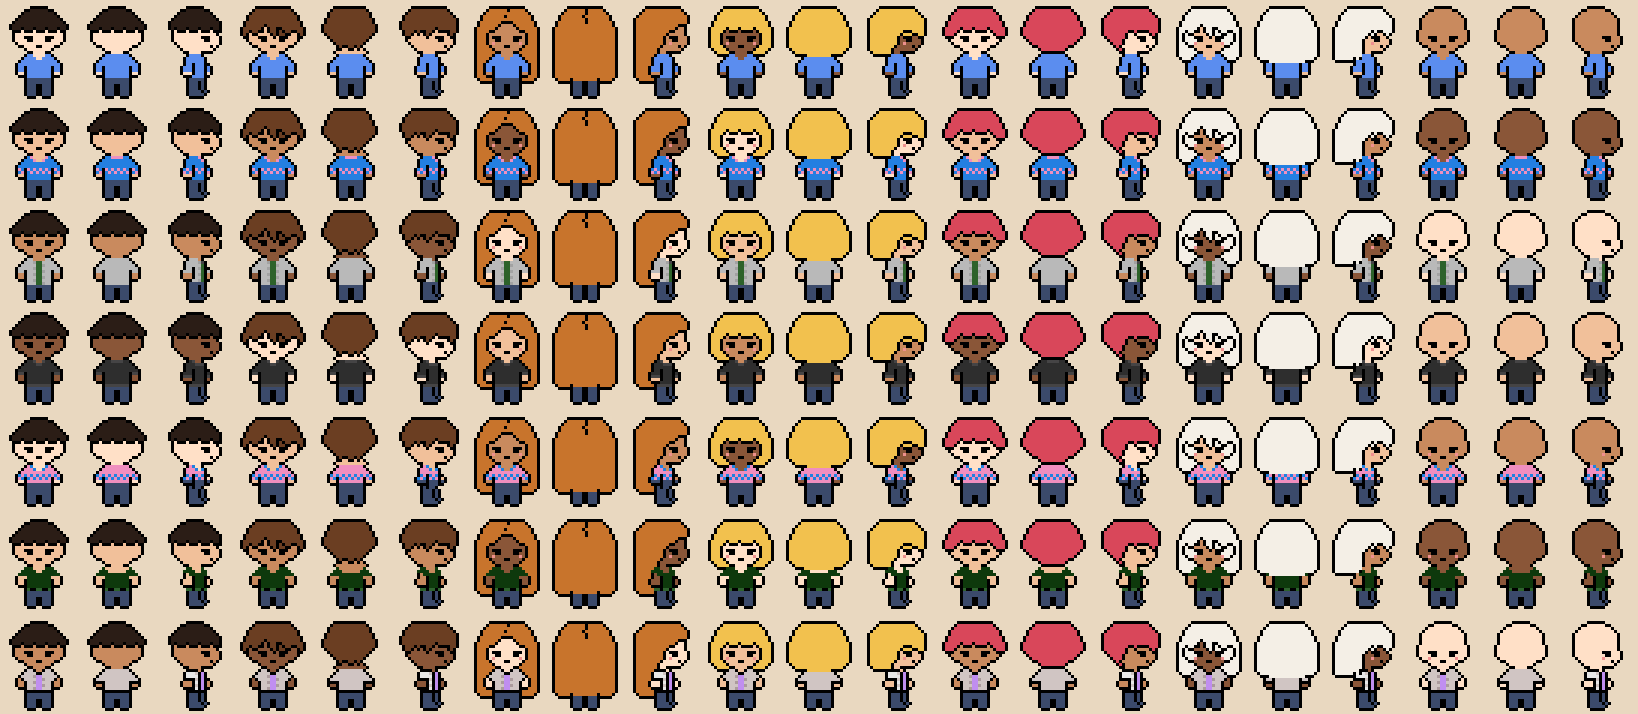

This figure's Python source:
"""char-data.js katmanlarını büyük bir önizleme görseline döker (gözle kontrol için). Çıktı: preview.png
Birleştirme kuralları js/art.js'deki layers() ile aynıdır."""
import json, os, re
from PIL import Image

HERE = os.path.dirname(os.path.abspath(__file__))
src = open(os.path.join(HERE, '..', '..', 'js', 'char-data.js'), encoding='utf8').read()
D = json.loads(re.search(r'CHAR_DATA = (\{.*\});', src, re.S).group(1))
SKIN, HAIR, SHIRT, PANTS = ['#ffe0c7', '#f1c09a', '#c98a5e', '#8a5638'], ['#2b1d16', '#6b3e22', '#c8742c', '#f2c14e', '#d9475a', '#f4efe6'], '#5b8def', '#3b4a6b'

def compose(outfit, hair, view, skin, hc):
    O = D['outfits'][outfit]; o = O['views'][view]
    hv = None if hair == 'none' else D['hairs'][hair]['views'][view]
    ax = max(o['ax'], hv['ax'] if hv else 0); ox = ax - o['ax']; hx = ax - hv['ax'] if hv else 0
    w = max(ox + len(o['rows'][0]), hx + len(hv['rows'][0]) if hv else 0); h = len(o['rows'])
    g = [['.'] * w for _ in range(h)]; srcs = [[''] * w for _ in range(h)]
    for y, r in enumerate(o['rows']):
        for x, c in enumerate(r):
            if c != '.': g[y][x + ox] = c; srcs[y][x + ox] = 'o'
    if hv:
        for y, r in enumerate(hv['rows']):
            if y >= h: continue
            for x, c in enumerate(r):
                X = x + hx
                if c == '.': continue
                if y < D['headRows']: g[y][X] = '.' if c == '_' else c; srcs[y][X] = 'h'; continue
                if c == 'h' and g[y][X] == '#': continue
                g[y][X] = 'H' if c == 'h' else c; srcs[y][X] = 'h'
    col = {'#': '#000000', 'S': skin, 'P': PANTS, 'C': SHIRT, 'H': hc}
    im = Image.new('RGBA', (w, h))
    for y in range(h):
        for x in range(w):
            c = g[y][x]
            if c == '.': continue
            f = col.get(c) or (D['hairs'][hair]['blush'] if srcs[y][x] == 'h' else O['pal'].get(f'{view}:{c}', '#ff00ff'))
            im.putpixel((x, y), tuple(int(f[i:i + 2], 16) for i in (1, 3, 5)) + (255,))
    return im

hairs = list(D['hairs']) + ['none']; outs = list(D['outfits'])
S, cw, ch = 6, 26, 34
sheet = Image.new('RGBA', (cw * 3 * len(hairs), ch * len(outs)), (233, 216, 192, 255))
for r, oid in enumerate(outs):
    for i, hid in enumerate(hairs):
        for j, view in enumerate(['front', 'back', 'side']):
            im = compose(oid, hid, view, SKIN[(i + r) % 4], HAIR[i % 6])
            sheet.alpha_composite(im, ((i * 3 + j) * cw + (cw - im.width) // 2, r * ch + ch - 1 - im.height))
sheet = sheet.resize((sheet.width * S // 2, sheet.height * S // 2), Image.NEAREST)
sheet.save(os.path.join(HERE, 'preview.png'))
print(sheet.size)
